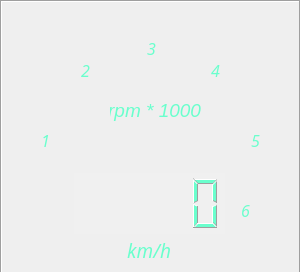
<?xml version="1.0" encoding="UTF-8"?>
<ui version="4.0">
 <class>rpm_widget</class>
 <widget class="QWidget" name="rpm_widget">
  <property name="geometry">
   <rect>
    <x>0</x>
    <y>0</y>
    <width>301</width>
    <height>272</height>
   </rect>
  </property>
  <property name="windowTitle">
   <string>Form</string>
  </property>
  <property name="styleSheet">
   <string notr="true">background: none;</string>
  </property>
  <widget class="QLabel" name="rpmCaption">
   <property name="geometry">
    <rect>
     <x>120</x>
     <y>240</y>
     <width>51</width>
     <height>21</height>
    </rect>
   </property>
   <property name="font">
    <font>
     <family>Gill Sans MT</family>
     <pointsize>14</pointsize>
     <weight>9</weight>
     <italic>true</italic>
     <bold>false</bold>
    </font>
   </property>
   <property name="styleSheet">
    <string notr="true">color: white; 
background:none;
font: 75 italic 14pt &quot;Gill Sans MT&quot; ;
color: #6affcd;</string>
   </property>
   <property name="text">
    <string>km/h</string>
   </property>
   <property name="alignment">
    <set>Qt::AlignRight|Qt::AlignTrailing|Qt::AlignVCenter</set>
   </property>
  </widget>
  <widget class="QGraphicsView" name="graphicsView">
   <property name="geometry">
    <rect>
     <x>0</x>
     <y>0</y>
     <width>301</width>
     <height>270</height>
    </rect>
   </property>
   <property name="styleSheet">
    <string notr="true">background: transparent; </string>
   </property>
  </widget>
  <widget class="QLCDNumber" name="rpmNumber">
   <property name="geometry">
    <rect>
     <x>74</x>
     <y>173</y>
     <width>151</width>
     <height>61</height>
    </rect>
   </property>
   <property name="styleSheet">
    <string notr="true">color: #6affcd;
background-color: rgba(255, 255, 255, 20)</string>
   </property>
   <property name="frameShape">
    <enum>QFrame::NoFrame</enum>
   </property>
   <property name="digitCount">
    <number>5</number>
   </property>
  </widget>
  <widget class="QLabel" name="black_circle">
   <property name="geometry">
    <rect>
     <x>0</x>
     <y>0</y>
     <width>301</width>
     <height>301</height>
    </rect>
   </property>
   <property name="layoutDirection">
    <enum>Qt::RightToLeft</enum>
   </property>
   <property name="styleSheet">
    <string notr="true">background-color: none;</string>
   </property>
   <property name="frameShape">
    <enum>QFrame::Box</enum>
   </property>
   <property name="frameShadow">
    <enum>QFrame::Sunken</enum>
   </property>
   <property name="text">
    <string/>
   </property>
   <property name="pixmap">
    <pixmap>img/blackcircle.png</pixmap>
   </property>
   <property name="scaledContents">
    <bool>true</bool>
   </property>
  </widget>
  <widget class="QWidget" name="dots_widget" native="true">
   <property name="enabled">
    <bool>true</bool>
   </property>
   <property name="geometry">
    <rect>
     <x>0</x>
     <y>0</y>
     <width>301</width>
     <height>301</height>
    </rect>
   </property>
   <widget class="QLabel" name="circle1">
    <property name="geometry">
     <rect>
      <x>14</x>
      <y>195</y>
      <width>31</width>
      <height>31</height>
     </rect>
    </property>
    <property name="text">
     <string/>
    </property>
    <property name="pixmap">
     <pixmap>img/colorized_circles/circle1.png</pixmap>
    </property>
    <property name="scaledContents">
     <bool>true</bool>
    </property>
   </widget>
   <widget class="QLabel" name="circle2">
    <property name="geometry">
     <rect>
      <x>7</x>
      <y>172</y>
      <width>31</width>
      <height>31</height>
     </rect>
    </property>
    <property name="text">
     <string/>
    </property>
    <property name="pixmap">
     <pixmap>img/colorized_circles/circle2.png</pixmap>
    </property>
    <property name="scaledContents">
     <bool>true</bool>
    </property>
   </widget>
   <widget class="QLabel" name="circle3">
    <property name="geometry">
     <rect>
      <x>1</x>
      <y>148</y>
      <width>31</width>
      <height>31</height>
     </rect>
    </property>
    <property name="text">
     <string/>
    </property>
    <property name="pixmap">
     <pixmap>img/colorized_circles/circle3.png</pixmap>
    </property>
    <property name="scaledContents">
     <bool>true</bool>
    </property>
   </widget>
   <widget class="QLabel" name="circle4">
    <property name="geometry">
     <rect>
      <x>2</x>
      <y>124</y>
      <width>31</width>
      <height>31</height>
     </rect>
    </property>
    <property name="text">
     <string/>
    </property>
    <property name="pixmap">
     <pixmap>img/colorized_circles/circle4.png</pixmap>
    </property>
    <property name="scaledContents">
     <bool>true</bool>
    </property>
   </widget>
   <widget class="QLabel" name="circle5">
    <property name="geometry">
     <rect>
      <x>8</x>
      <y>99</y>
      <width>31</width>
      <height>31</height>
     </rect>
    </property>
    <property name="text">
     <string/>
    </property>
    <property name="pixmap">
     <pixmap>img/colorized_circles/circle5.png</pixmap>
    </property>
    <property name="scaledContents">
     <bool>true</bool>
    </property>
   </widget>
   <widget class="QLabel" name="circle6">
    <property name="geometry">
     <rect>
      <x>18</x>
      <y>75</y>
      <width>31</width>
      <height>31</height>
     </rect>
    </property>
    <property name="text">
     <string/>
    </property>
    <property name="pixmap">
     <pixmap>img/colorized_circles/circle6.png</pixmap>
    </property>
    <property name="scaledContents">
     <bool>true</bool>
    </property>
   </widget>
   <widget class="QLabel" name="circle7">
    <property name="geometry">
     <rect>
      <x>31</x>
      <y>54</y>
      <width>31</width>
      <height>31</height>
     </rect>
    </property>
    <property name="text">
     <string/>
    </property>
    <property name="pixmap">
     <pixmap>img/colorized_circles/circle7.png</pixmap>
    </property>
    <property name="scaledContents">
     <bool>true</bool>
    </property>
   </widget>
   <widget class="QLabel" name="circle8">
    <property name="geometry">
     <rect>
      <x>48</x>
      <y>36</y>
      <width>31</width>
      <height>31</height>
     </rect>
    </property>
    <property name="text">
     <string/>
    </property>
    <property name="pixmap">
     <pixmap>img/colorized_circles/circle8.png</pixmap>
    </property>
    <property name="scaledContents">
     <bool>true</bool>
    </property>
   </widget>
   <widget class="QLabel" name="circle9">
    <property name="geometry">
     <rect>
      <x>68</x>
      <y>21</y>
      <width>31</width>
      <height>31</height>
     </rect>
    </property>
    <property name="styleSheet">
     <string notr="true"/>
    </property>
    <property name="text">
     <string/>
    </property>
    <property name="pixmap">
     <pixmap>img/colorized_circles/circle9.png</pixmap>
    </property>
    <property name="scaledContents">
     <bool>true</bool>
    </property>
   </widget>
   <widget class="QLabel" name="circle10">
    <property name="geometry">
     <rect>
      <x>89</x>
      <y>11</y>
      <width>31</width>
      <height>31</height>
     </rect>
    </property>
    <property name="text">
     <string/>
    </property>
    <property name="pixmap">
     <pixmap>img/colorized_circles/circle10.png</pixmap>
    </property>
    <property name="scaledContents">
     <bool>true</bool>
    </property>
   </widget>
   <widget class="QLabel" name="circle11">
    <property name="enabled">
     <bool>true</bool>
    </property>
    <property name="geometry">
     <rect>
      <x>112</x>
      <y>4</y>
      <width>31</width>
      <height>31</height>
     </rect>
    </property>
    <property name="text">
     <string/>
    </property>
    <property name="pixmap">
     <pixmap>img/colorized_circles/circle11.png</pixmap>
    </property>
    <property name="scaledContents">
     <bool>true</bool>
    </property>
   </widget>
   <widget class="QLabel" name="circle12">
    <property name="geometry">
     <rect>
      <x>136</x>
      <y>1</y>
      <width>31</width>
      <height>31</height>
     </rect>
    </property>
    <property name="text">
     <string/>
    </property>
    <property name="pixmap">
     <pixmap>img/colorized_circles/circle12.png</pixmap>
    </property>
    <property name="scaledContents">
     <bool>true</bool>
    </property>
   </widget>
   <widget class="QLabel" name="circle13">
    <property name="geometry">
     <rect>
      <x>159</x>
      <y>5</y>
      <width>31</width>
      <height>31</height>
     </rect>
    </property>
    <property name="text">
     <string/>
    </property>
    <property name="pixmap">
     <pixmap>img/colorized_circles/circle13.png</pixmap>
    </property>
    <property name="scaledContents">
     <bool>true</bool>
    </property>
   </widget>
   <widget class="QLabel" name="circle14">
    <property name="geometry">
     <rect>
      <x>182</x>
      <y>11</y>
      <width>31</width>
      <height>31</height>
     </rect>
    </property>
    <property name="text">
     <string/>
    </property>
    <property name="pixmap">
     <pixmap>img/colorized_circles/circle14.png</pixmap>
    </property>
    <property name="scaledContents">
     <bool>true</bool>
    </property>
   </widget>
   <widget class="QLabel" name="circle15">
    <property name="geometry">
     <rect>
      <x>205</x>
      <y>21</y>
      <width>31</width>
      <height>31</height>
     </rect>
    </property>
    <property name="text">
     <string/>
    </property>
    <property name="pixmap">
     <pixmap>img/colorized_circles/circle15.png</pixmap>
    </property>
    <property name="scaledContents">
     <bool>true</bool>
    </property>
   </widget>
   <widget class="QLabel" name="circle16">
    <property name="geometry">
     <rect>
      <x>224</x>
      <y>37</y>
      <width>31</width>
      <height>31</height>
     </rect>
    </property>
    <property name="text">
     <string/>
    </property>
    <property name="pixmap">
     <pixmap>img/colorized_circles/circle16.png</pixmap>
    </property>
    <property name="scaledContents">
     <bool>true</bool>
    </property>
   </widget>
   <widget class="QLabel" name="circle17">
    <property name="geometry">
     <rect>
      <x>241</x>
      <y>55</y>
      <width>31</width>
      <height>31</height>
     </rect>
    </property>
    <property name="text">
     <string/>
    </property>
    <property name="pixmap">
     <pixmap>img/colorized_circles/circle17.png</pixmap>
    </property>
    <property name="scaledContents">
     <bool>true</bool>
    </property>
   </widget>
   <widget class="QLabel" name="circle18">
    <property name="geometry">
     <rect>
      <x>253</x>
      <y>75</y>
      <width>31</width>
      <height>31</height>
     </rect>
    </property>
    <property name="text">
     <string/>
    </property>
    <property name="pixmap">
     <pixmap>img/colorized_circles/circle18.png</pixmap>
    </property>
    <property name="scaledContents">
     <bool>true</bool>
    </property>
   </widget>
   <widget class="QLabel" name="circle19">
    <property name="geometry">
     <rect>
      <x>263</x>
      <y>98</y>
      <width>31</width>
      <height>31</height>
     </rect>
    </property>
    <property name="text">
     <string/>
    </property>
    <property name="pixmap">
     <pixmap>img/colorized_circles/circle19.png</pixmap>
    </property>
    <property name="scaledContents">
     <bool>true</bool>
    </property>
   </widget>
   <widget class="QLabel" name="circle20">
    <property name="geometry">
     <rect>
      <x>269</x>
      <y>121</y>
      <width>31</width>
      <height>31</height>
     </rect>
    </property>
    <property name="text">
     <string/>
    </property>
    <property name="pixmap">
     <pixmap>img/colorized_circles/circle20.png</pixmap>
    </property>
    <property name="scaledContents">
     <bool>true</bool>
    </property>
   </widget>
   <widget class="QLabel" name="circle21">
    <property name="geometry">
     <rect>
      <x>270</x>
      <y>145</y>
      <width>31</width>
      <height>31</height>
     </rect>
    </property>
    <property name="text">
     <string/>
    </property>
    <property name="pixmap">
     <pixmap>img/colorized_circles/circle21.png</pixmap>
    </property>
    <property name="scaledContents">
     <bool>true</bool>
    </property>
   </widget>
   <widget class="QLabel" name="circle22">
    <property name="geometry">
     <rect>
      <x>266</x>
      <y>169</y>
      <width>31</width>
      <height>31</height>
     </rect>
    </property>
    <property name="text">
     <string/>
    </property>
    <property name="pixmap">
     <pixmap>img/colorized_circles/circle22.png</pixmap>
    </property>
    <property name="scaledContents">
     <bool>true</bool>
    </property>
   </widget>
   <widget class="QLabel" name="circle23">
    <property name="geometry">
     <rect>
      <x>257</x>
      <y>191</y>
      <width>31</width>
      <height>31</height>
     </rect>
    </property>
    <property name="text">
     <string/>
    </property>
    <property name="pixmap">
     <pixmap>img/colorized_circles/circle23.png</pixmap>
    </property>
    <property name="scaledContents">
     <bool>true</bool>
    </property>
   </widget>
  </widget>
  <widget class="QLabel" name="pintop">
   <property name="geometry">
    <rect>
     <x>130</x>
     <y>130</y>
     <width>41</width>
     <height>41</height>
    </rect>
   </property>
   <property name="styleSheet">
    <string notr="true">background: none;</string>
   </property>
   <property name="frameShape">
    <enum>QFrame::NoFrame</enum>
   </property>
   <property name="text">
    <string/>
   </property>
   <property name="pixmap">
    <pixmap>img/pintop.png</pixmap>
   </property>
   <property name="scaledContents">
    <bool>true</bool>
   </property>
  </widget>
  <widget class="QWidget" name="dark_dots_widget" native="true">
   <property name="enabled">
    <bool>true</bool>
   </property>
   <property name="geometry">
    <rect>
     <x>0</x>
     <y>0</y>
     <width>301</width>
     <height>301</height>
    </rect>
   </property>
   <widget class="QLabel" name="circle1_3">
    <property name="geometry">
     <rect>
      <x>14</x>
      <y>195</y>
      <width>31</width>
      <height>31</height>
     </rect>
    </property>
    <property name="text">
     <string/>
    </property>
    <property name="pixmap">
     <pixmap>img/dark_colorized_circles/circle1.png</pixmap>
    </property>
    <property name="scaledContents">
     <bool>true</bool>
    </property>
   </widget>
   <widget class="QLabel" name="circle2_3">
    <property name="geometry">
     <rect>
      <x>7</x>
      <y>172</y>
      <width>31</width>
      <height>31</height>
     </rect>
    </property>
    <property name="text">
     <string/>
    </property>
    <property name="pixmap">
     <pixmap>img/dark_colorized_circles/circle2.png</pixmap>
    </property>
    <property name="scaledContents">
     <bool>true</bool>
    </property>
   </widget>
   <widget class="QLabel" name="circle3_3">
    <property name="geometry">
     <rect>
      <x>1</x>
      <y>148</y>
      <width>31</width>
      <height>31</height>
     </rect>
    </property>
    <property name="text">
     <string/>
    </property>
    <property name="pixmap">
     <pixmap>img/dark_colorized_circles/circle3.png</pixmap>
    </property>
    <property name="scaledContents">
     <bool>true</bool>
    </property>
   </widget>
   <widget class="QLabel" name="circle4_3">
    <property name="geometry">
     <rect>
      <x>2</x>
      <y>124</y>
      <width>31</width>
      <height>31</height>
     </rect>
    </property>
    <property name="text">
     <string/>
    </property>
    <property name="pixmap">
     <pixmap>img/dark_colorized_circles/circle4.png</pixmap>
    </property>
    <property name="scaledContents">
     <bool>true</bool>
    </property>
   </widget>
   <widget class="QLabel" name="circle5_3">
    <property name="geometry">
     <rect>
      <x>8</x>
      <y>99</y>
      <width>31</width>
      <height>31</height>
     </rect>
    </property>
    <property name="text">
     <string/>
    </property>
    <property name="pixmap">
     <pixmap>img/dark_colorized_circles/circle5.png</pixmap>
    </property>
    <property name="scaledContents">
     <bool>true</bool>
    </property>
   </widget>
   <widget class="QLabel" name="circle6_3">
    <property name="geometry">
     <rect>
      <x>18</x>
      <y>75</y>
      <width>31</width>
      <height>31</height>
     </rect>
    </property>
    <property name="text">
     <string/>
    </property>
    <property name="pixmap">
     <pixmap>img/dark_colorized_circles/circle6.png</pixmap>
    </property>
    <property name="scaledContents">
     <bool>true</bool>
    </property>
   </widget>
   <widget class="QLabel" name="circle7_3">
    <property name="geometry">
     <rect>
      <x>31</x>
      <y>54</y>
      <width>31</width>
      <height>31</height>
     </rect>
    </property>
    <property name="text">
     <string/>
    </property>
    <property name="pixmap">
     <pixmap>img/dark_colorized_circles/circle7.png</pixmap>
    </property>
    <property name="scaledContents">
     <bool>true</bool>
    </property>
   </widget>
   <widget class="QLabel" name="circle8_3">
    <property name="geometry">
     <rect>
      <x>48</x>
      <y>36</y>
      <width>31</width>
      <height>31</height>
     </rect>
    </property>
    <property name="text">
     <string/>
    </property>
    <property name="pixmap">
     <pixmap>img/dark_colorized_circles/circle8.png</pixmap>
    </property>
    <property name="scaledContents">
     <bool>true</bool>
    </property>
   </widget>
   <widget class="QLabel" name="circle9_3">
    <property name="geometry">
     <rect>
      <x>68</x>
      <y>21</y>
      <width>31</width>
      <height>31</height>
     </rect>
    </property>
    <property name="styleSheet">
     <string notr="true"/>
    </property>
    <property name="text">
     <string/>
    </property>
    <property name="pixmap">
     <pixmap>img/dark_colorized_circles/circle9.png</pixmap>
    </property>
    <property name="scaledContents">
     <bool>true</bool>
    </property>
   </widget>
   <widget class="QLabel" name="circle10_3">
    <property name="geometry">
     <rect>
      <x>89</x>
      <y>11</y>
      <width>31</width>
      <height>31</height>
     </rect>
    </property>
    <property name="text">
     <string/>
    </property>
    <property name="pixmap">
     <pixmap>img/dark_colorized_circles/circle10.png</pixmap>
    </property>
    <property name="scaledContents">
     <bool>true</bool>
    </property>
   </widget>
   <widget class="QLabel" name="circle11_3">
    <property name="enabled">
     <bool>true</bool>
    </property>
    <property name="geometry">
     <rect>
      <x>112</x>
      <y>4</y>
      <width>31</width>
      <height>31</height>
     </rect>
    </property>
    <property name="text">
     <string/>
    </property>
    <property name="pixmap">
     <pixmap>img/dark_colorized_circles/circle11.png</pixmap>
    </property>
    <property name="scaledContents">
     <bool>true</bool>
    </property>
   </widget>
   <widget class="QLabel" name="circle12_3">
    <property name="geometry">
     <rect>
      <x>136</x>
      <y>1</y>
      <width>31</width>
      <height>31</height>
     </rect>
    </property>
    <property name="text">
     <string/>
    </property>
    <property name="pixmap">
     <pixmap>img/dark_colorized_circles/circle12.png</pixmap>
    </property>
    <property name="scaledContents">
     <bool>true</bool>
    </property>
   </widget>
   <widget class="QLabel" name="circle13_3">
    <property name="geometry">
     <rect>
      <x>159</x>
      <y>5</y>
      <width>31</width>
      <height>31</height>
     </rect>
    </property>
    <property name="text">
     <string/>
    </property>
    <property name="pixmap">
     <pixmap>img/dark_colorized_circles/circle13.png</pixmap>
    </property>
    <property name="scaledContents">
     <bool>true</bool>
    </property>
   </widget>
   <widget class="QLabel" name="circle14_3">
    <property name="geometry">
     <rect>
      <x>182</x>
      <y>11</y>
      <width>31</width>
      <height>31</height>
     </rect>
    </property>
    <property name="text">
     <string/>
    </property>
    <property name="pixmap">
     <pixmap>img/dark_colorized_circles/circle14.png</pixmap>
    </property>
    <property name="scaledContents">
     <bool>true</bool>
    </property>
   </widget>
   <widget class="QLabel" name="circle15_3">
    <property name="geometry">
     <rect>
      <x>205</x>
      <y>21</y>
      <width>31</width>
      <height>31</height>
     </rect>
    </property>
    <property name="text">
     <string/>
    </property>
    <property name="pixmap">
     <pixmap>img/dark_colorized_circles/circle15.png</pixmap>
    </property>
    <property name="scaledContents">
     <bool>true</bool>
    </property>
   </widget>
   <widget class="QLabel" name="circle16_3">
    <property name="geometry">
     <rect>
      <x>224</x>
      <y>37</y>
      <width>31</width>
      <height>31</height>
     </rect>
    </property>
    <property name="text">
     <string/>
    </property>
    <property name="pixmap">
     <pixmap>img/dark_colorized_circles/circle16.png</pixmap>
    </property>
    <property name="scaledContents">
     <bool>true</bool>
    </property>
   </widget>
   <widget class="QLabel" name="circle17_3">
    <property name="geometry">
     <rect>
      <x>241</x>
      <y>55</y>
      <width>31</width>
      <height>31</height>
     </rect>
    </property>
    <property name="text">
     <string/>
    </property>
    <property name="pixmap">
     <pixmap>img/dark_colorized_circles/circle17.png</pixmap>
    </property>
    <property name="scaledContents">
     <bool>true</bool>
    </property>
   </widget>
   <widget class="QLabel" name="circle18_3">
    <property name="geometry">
     <rect>
      <x>253</x>
      <y>75</y>
      <width>31</width>
      <height>31</height>
     </rect>
    </property>
    <property name="text">
     <string/>
    </property>
    <property name="pixmap">
     <pixmap>img/dark_colorized_circles/circle18.png</pixmap>
    </property>
    <property name="scaledContents">
     <bool>true</bool>
    </property>
   </widget>
   <widget class="QLabel" name="circle19_3">
    <property name="geometry">
     <rect>
      <x>263</x>
      <y>98</y>
      <width>31</width>
      <height>31</height>
     </rect>
    </property>
    <property name="text">
     <string/>
    </property>
    <property name="pixmap">
     <pixmap>img/dark_colorized_circles/circle19.png</pixmap>
    </property>
    <property name="scaledContents">
     <bool>true</bool>
    </property>
   </widget>
   <widget class="QLabel" name="circle20_3">
    <property name="geometry">
     <rect>
      <x>269</x>
      <y>121</y>
      <width>31</width>
      <height>31</height>
     </rect>
    </property>
    <property name="text">
     <string/>
    </property>
    <property name="pixmap">
     <pixmap>img/dark_colorized_circles/circle20.png</pixmap>
    </property>
    <property name="scaledContents">
     <bool>true</bool>
    </property>
   </widget>
   <widget class="QLabel" name="circle21_3">
    <property name="geometry">
     <rect>
      <x>270</x>
      <y>145</y>
      <width>31</width>
      <height>31</height>
     </rect>
    </property>
    <property name="text">
     <string/>
    </property>
    <property name="pixmap">
     <pixmap>img/dark_colorized_circles/circle21.png</pixmap>
    </property>
    <property name="scaledContents">
     <bool>true</bool>
    </property>
   </widget>
   <widget class="QLabel" name="circle22_3">
    <property name="geometry">
     <rect>
      <x>266</x>
      <y>169</y>
      <width>31</width>
      <height>31</height>
     </rect>
    </property>
    <property name="text">
     <string/>
    </property>
    <property name="pixmap">
     <pixmap>img/dark_colorized_circles/circle22.png</pixmap>
    </property>
    <property name="scaledContents">
     <bool>true</bool>
    </property>
   </widget>
   <widget class="QLabel" name="circle23_3">
    <property name="geometry">
     <rect>
      <x>257</x>
      <y>191</y>
      <width>31</width>
      <height>31</height>
     </rect>
    </property>
    <property name="text">
     <string/>
    </property>
    <property name="pixmap">
     <pixmap>img/dark_colorized_circles/circle23.png</pixmap>
    </property>
    <property name="scaledContents">
     <bool>true</bool>
    </property>
   </widget>
  </widget>
  <widget class="QLabel" name="rpmCaption_2">
   <property name="geometry">
    <rect>
     <x>30</x>
     <y>130</y>
     <width>20</width>
     <height>20</height>
    </rect>
   </property>
   <property name="font">
    <font>
     <family>Gill Sans MT</family>
     <pointsize>12</pointsize>
     <weight>9</weight>
     <italic>true</italic>
     <bold>false</bold>
    </font>
   </property>
   <property name="styleSheet">
    <string notr="true">color: white; 
background:none;
font: 75 italic 12pt &quot;Gill Sans MT&quot; ;
color: #6affcd;</string>
   </property>
   <property name="text">
    <string>1</string>
   </property>
   <property name="alignment">
    <set>Qt::AlignRight|Qt::AlignTrailing|Qt::AlignVCenter</set>
   </property>
  </widget>
  <widget class="QLabel" name="rpmCaption_3">
   <property name="geometry">
    <rect>
     <x>70</x>
     <y>60</y>
     <width>20</width>
     <height>20</height>
    </rect>
   </property>
   <property name="font">
    <font>
     <family>Gill Sans MT</family>
     <pointsize>12</pointsize>
     <weight>9</weight>
     <italic>true</italic>
     <bold>false</bold>
    </font>
   </property>
   <property name="styleSheet">
    <string notr="true">color: white; 
background:none;
font: 75 italic 12pt &quot;Gill Sans MT&quot; ;
color: #6affcd;</string>
   </property>
   <property name="text">
    <string>2</string>
   </property>
   <property name="alignment">
    <set>Qt::AlignRight|Qt::AlignTrailing|Qt::AlignVCenter</set>
   </property>
  </widget>
  <widget class="QLabel" name="rpmCaption_4">
   <property name="geometry">
    <rect>
     <x>140</x>
     <y>40</y>
     <width>16</width>
     <height>16</height>
    </rect>
   </property>
   <property name="font">
    <font>
     <family>Gill Sans MT</family>
     <pointsize>12</pointsize>
     <weight>9</weight>
     <italic>true</italic>
     <bold>false</bold>
    </font>
   </property>
   <property name="styleSheet">
    <string notr="true">color: white; 
background:none;
font: 75 italic 12pt &quot;Gill Sans MT&quot; ;
color: #6affcd;</string>
   </property>
   <property name="text">
    <string>3</string>
   </property>
   <property name="alignment">
    <set>Qt::AlignRight|Qt::AlignTrailing|Qt::AlignVCenter</set>
   </property>
  </widget>
  <widget class="QLabel" name="rpmCaption_5">
   <property name="geometry">
    <rect>
     <x>200</x>
     <y>60</y>
     <width>20</width>
     <height>20</height>
    </rect>
   </property>
   <property name="font">
    <font>
     <family>Gill Sans MT</family>
     <pointsize>12</pointsize>
     <weight>9</weight>
     <italic>true</italic>
     <bold>false</bold>
    </font>
   </property>
   <property name="styleSheet">
    <string notr="true">color: white; 
background:none;
font: 75 italic 12pt &quot;Gill Sans MT&quot; ;
color: #6affcd;</string>
   </property>
   <property name="text">
    <string>4</string>
   </property>
   <property name="alignment">
    <set>Qt::AlignRight|Qt::AlignTrailing|Qt::AlignVCenter</set>
   </property>
  </widget>
  <widget class="QLabel" name="rpmCaption_6">
   <property name="geometry">
    <rect>
     <x>240</x>
     <y>130</y>
     <width>20</width>
     <height>21</height>
    </rect>
   </property>
   <property name="font">
    <font>
     <family>Gill Sans MT</family>
     <pointsize>12</pointsize>
     <weight>9</weight>
     <italic>true</italic>
     <bold>false</bold>
    </font>
   </property>
   <property name="styleSheet">
    <string notr="true">color: white; 
background:none;
font: 75 italic 12pt &quot;Gill Sans MT&quot; ;
color: #6affcd;</string>
   </property>
   <property name="text">
    <string>5</string>
   </property>
   <property name="alignment">
    <set>Qt::AlignRight|Qt::AlignTrailing|Qt::AlignVCenter</set>
   </property>
  </widget>
  <widget class="QLabel" name="rpmCaption_7">
   <property name="geometry">
    <rect>
     <x>230</x>
     <y>200</y>
     <width>20</width>
     <height>21</height>
    </rect>
   </property>
   <property name="font">
    <font>
     <family>Gill Sans MT</family>
     <pointsize>12</pointsize>
     <weight>9</weight>
     <italic>true</italic>
     <bold>false</bold>
    </font>
   </property>
   <property name="styleSheet">
    <string notr="true">color: white; 
background:none;
font: 75 italic 12pt &quot;Gill Sans MT&quot; ;
color: #6affcd;</string>
   </property>
   <property name="text">
    <string>6</string>
   </property>
   <property name="alignment">
    <set>Qt::AlignRight|Qt::AlignTrailing|Qt::AlignVCenter</set>
   </property>
  </widget>
  <widget class="QLabel" name="rpmCaption_8">
   <property name="geometry">
    <rect>
     <x>110</x>
     <y>100</y>
     <width>91</width>
     <height>21</height>
    </rect>
   </property>
   <property name="font">
    <font>
     <family>Ubuntu</family>
     <pointsize>14</pointsize>
     <weight>50</weight>
     <italic>true</italic>
     <bold>false</bold>
    </font>
   </property>
   <property name="styleSheet">
    <string notr="true">color: white; 
font: 14pt &quot;Ubuntu Mono&quot;;
background:none;
font: 63 italic 14pt &quot;Ubuntu&quot;;
color: #6affcd;
font: italic 14pt &quot;Ubuntu&quot;;</string>
   </property>
   <property name="text">
    <string>rpm * 1000</string>
   </property>
   <property name="alignment">
    <set>Qt::AlignRight|Qt::AlignTrailing|Qt::AlignVCenter</set>
   </property>
  </widget>
  <zorder>black_circle</zorder>
  <zorder>dark_dots_widget</zorder>
  <zorder>dots_widget</zorder>
  <zorder>graphicsView</zorder>
  <zorder>pintop</zorder>
  <zorder>rpmCaption</zorder>
  <zorder>rpmNumber</zorder>
  <zorder>rpmCaption_2</zorder>
  <zorder>rpmCaption_3</zorder>
  <zorder>rpmCaption_4</zorder>
  <zorder>rpmCaption_5</zorder>
  <zorder>rpmCaption_6</zorder>
  <zorder>rpmCaption_7</zorder>
  <zorder>rpmCaption_8</zorder>
 </widget>
 <resources/>
 <connections/>
</ui>
